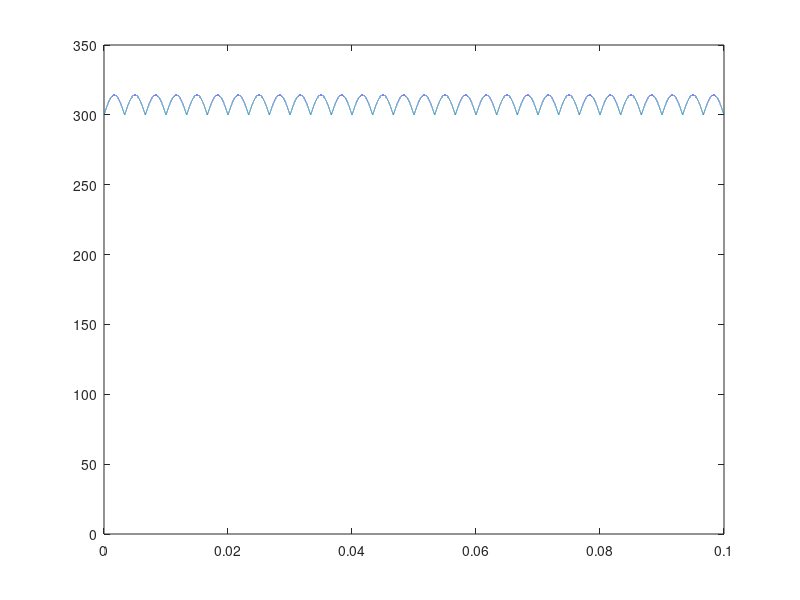
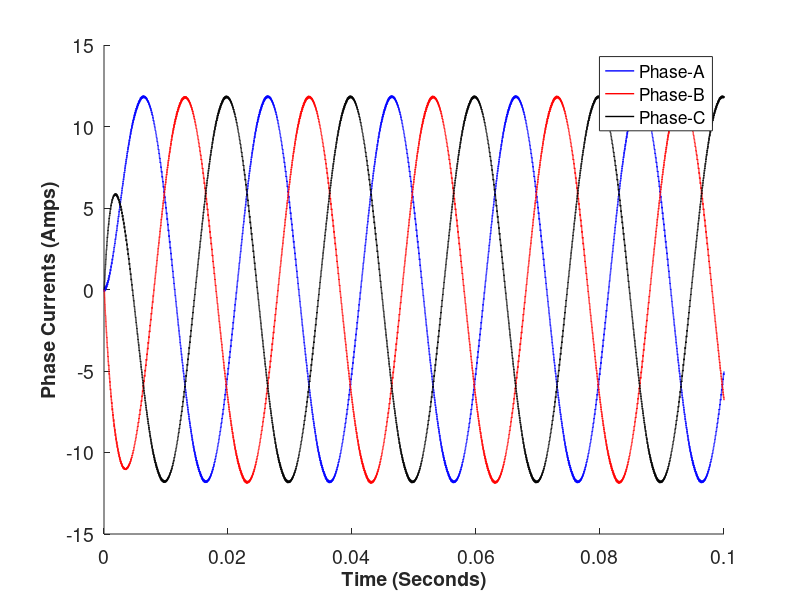
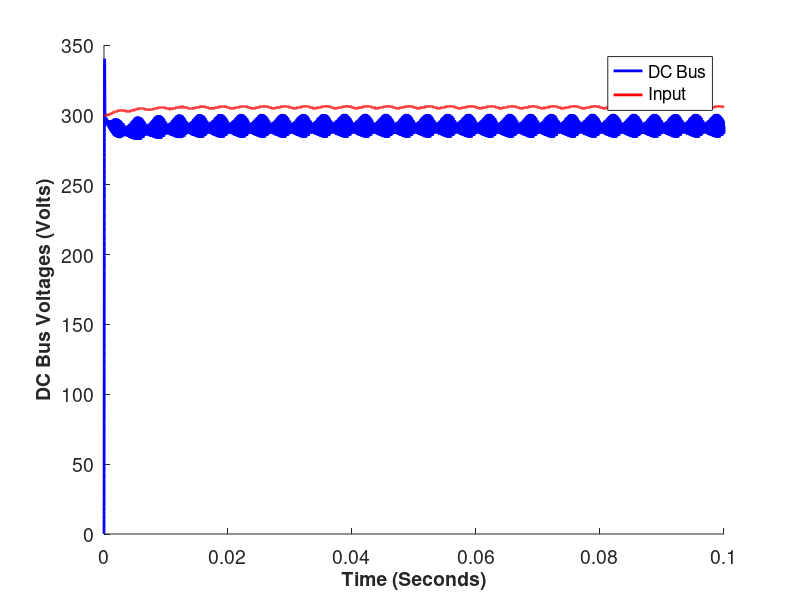
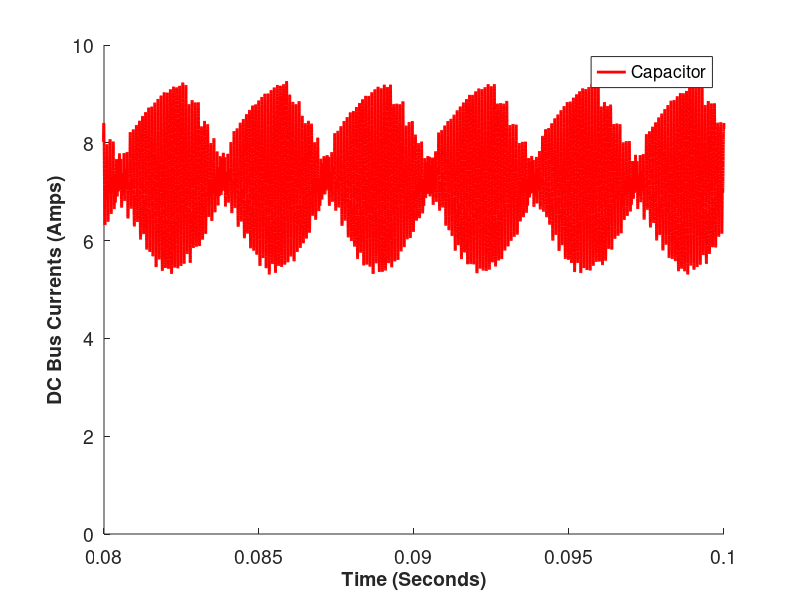

MATLAB code for these plots, in order:
tic
%%
%% Time array
Tstep = 1e-6; % s
Ts = Tstep; % s
Ripth = 0.18; % sec
Tfinal = 0.1; % s
time_array = 0:Tstep:Tfinal-Tstep;
NumberofSteps = numel(time_array);
%% Defined Parameters
DCSourceMagn = 300; % V
SixthHarmonicMagn = DCSourceMagn*(1-0.95262794416); % V
SixthHarmonicFreq = 150; % Hz
SixthHarmonicPhase = 0; % Radians
Vacrms = 220; % V
GridFreq = 50; % Hz
Cdcrec = 10e-3; % F
%% Constant Parameters
Cdc = 15e-6; % F
RA = 10; % Ohms
RB = 10; % Ohms
RC = 10; % Ohms
LA = 15e-3; % H
LB = 15e-3; % H
LC = 15e-3; % H
Rin = 2; % Ohms
Lin = 5e-5; % H
Rrec=0.5;
Lrec=1e-9;

%%

%% Generate switching signals
ma = 0.9;
fout = 50; % Hz
fsw = 10e3; % Hz
delta = 0; % Radians
VrefA = ma*sin(2*pi*fout*time_array-delta);
VrefB = ma*sin(2*pi*fout*time_array-delta-2*pi/3);
VrefC = ma*sin(2*pi*fout*time_array-delta-4*pi/3);
%Vcarrier = sawtooth(2*pi*fsw*time_array);
Vtriang = zeros(1, NumberofSteps);
for k = 1:Tfinal*fsw
   Triang_temp = triang(1/(Ts*fsw));
   Vtriang((100*(k-1)+1:k/(Tstep*fsw))) = (Triang_temp*2)-1;
end
Vcarrier = Vtriang;
SA = (VrefA > Vcarrier);
SB = (VrefB > Vcarrier);
SC = (VrefC > Vcarrier);
% SA(1:Tfinal/Tstep/10) = 0;
% SB(1:Tfinal/Tstep/10) = 0;
% SC(1:Tfinal/Tstep/10) = 0;


%% Third Harmonic Injection 
ThirdHarmonicDC= DCSourceMagn+abs(SixthHarmonicMagn*sin(2*pi*SixthHarmonicFreq.*time_array));

figure();
plot(time_array,ThirdHarmonicDC);
ylim([0 350])

%% States
PhaseACurrent = zeros(1, NumberofSteps);
PhaseCCurrent = zeros(1, NumberofSteps);
DCBusVoltage = zeros(1, NumberofSteps);
InputCurrent = zeros(1, NumberofSteps);
InputVoltage = DCSourceMagn*ones(1,NumberofSteps);

%%
%% Coefficients
Coef_isa_isa = -((RA*LB)+(RA*LC)+(RB*LC)) / ((LA*LC)+(LB*LC)+(LA*LB));
Coef_isa_isc = ((RC*LB)-(RB*LC)) / ((LA*LC)+(LB*LC)+(LA*LB));
Coef_isa_vdc = ((SA*LB)+(SA*LC)-(SB*LC)-(SC*LB)) / ((LA*LC)+(LB*LC)+(LA*LB));
Coef_isc_isa = ((RA*LB)-(RB*LA)) / ((LA*LC)+(LB*LC)+(LA*LB));
Coef_isc_isc = -((RC*LA)+(RC*LB)+(RB*LA)) / ((LA*LC)+(LB*LC)+(LA*LB));
Coef_isc_vdc = ((SC*LA)+(SC*LB)-(SA*LB)-(SB*LA)) / ((LA*LC)+(LB*LC)+(LA*LB));
Coef_vdc_isa = (SB-SA) / (Cdc);
Coef_vdc_isc = (SB-SC) / (Cdc);
Coef_vdc_iin = 1 / (Cdc);
Coef_iin_vdc = -1 / (Lin);
Coef_iin_iin = -(Rin) / (Lin);
Coef_iin_vin = 1 / (Lin);

%% Main Loop for State Calculations
PhaseACurrentPrev = 0;
PhaseCCurrentPrev = 0;
DCBusVoltagePrev  = 0;
InputCurrentPrev  = 0;
PhaseACurrentDiff = 0;
PhaseCCurrentDiff = 0;
DCBusVoltageDiff  = 0;
InputCurrentDiff  = 0;
for k = 2:NumberofSteps
    
    InputVoltage(k)= (ThirdHarmonicDC(k)/Rrec-InputCurrent(k-1)+InputVoltage(k-1)*Cdcrec/Ts)/(Cdcrec/Ts+1/Rrec);
    
    PhaseACurrentDiff = ...
        Coef_isa_isa     * PhaseACurrentPrev +...
        Coef_isa_isc     * PhaseCCurrentPrev +...
        Coef_isa_vdc(k)  * DCBusVoltagePrev  +...
        (0)              * InputCurrentPrev  +...
        (0)              * InputVoltage(k);
    
    PhaseCCurrentDiff = ...
        Coef_isc_isa     * PhaseACurrentPrev +...
        Coef_isc_isc     * PhaseCCurrentPrev +...
        Coef_isc_vdc(k)  * DCBusVoltagePrev  +...
        (0)              * InputCurrentPrev  +...
        (0)              * InputVoltage(k);
    
    DCBusVoltageDiff = ...
        Coef_vdc_isa(k)  * PhaseACurrentPrev +...
        Coef_vdc_isc(k)  * PhaseCCurrentPrev +...
        (0)              * DCBusVoltagePrev  +...
        Coef_vdc_iin     * InputCurrentPrev  +...
        (0)              * InputVoltage(k);
    
    InputCurrentDiff = ...
        (0)              * PhaseACurrentPrev +...
        (0)              * PhaseCCurrentPrev +...
        Coef_iin_vdc     * DCBusVoltagePrev  +...
        Coef_iin_iin     * InputCurrentPrev  +...
        Coef_iin_vin     * InputVoltage(k);
    
    PhaseACurrent(k) = PhaseACurrentPrev + PhaseACurrentDiff*Tstep;
    PhaseCCurrent(k) = PhaseCCurrentPrev + PhaseCCurrentDiff*Tstep;
    DCBusVoltage(k)  = DCBusVoltagePrev  + DCBusVoltageDiff *Tstep;
    InputCurrent(k)  = InputCurrentPrev  + InputCurrentDiff *Tstep;
    
    PhaseACurrentPrev = PhaseACurrent(k);
    PhaseCCurrentPrev = PhaseCCurrent(k);
    DCBusVoltagePrev  = DCBusVoltage(k);
    InputCurrentPrev  = InputCurrent(k);
end
%% Other Parameters
PhaseBCurrent = - PhaseACurrent - PhaseCCurrent;
ConverterVoltagePhaseAPhaseB = DCBusVoltage.*(SA-SB);
ConverterVoltagePhaseBPhaseC = DCBusVoltage.*(SB-SC);
ConverterVoltagePhaseCPhaseA = DCBusVoltage.*(SC-SA);
ConverterDCBusCurrent = PhaseACurrent.*SA + PhaseBCurrent.*SB + PhaseCCurrent.*SC;
DCBusCapacitorCurrent = InputCurrent - ConverterDCBusCurrent;
toc
%%
% %% Phase Currents
figure;
hold all;
plot(time_array,PhaseACurrent,'b-','Linewidth',1);
plot(time_array,PhaseBCurrent,'r-','Linewidth',1);
plot(time_array,PhaseCCurrent,'k-','Linewidth',1);
set(gca,'FontSize',14);
xlabel('Time (Seconds)','FontSize',14,'FontWeight','Bold')
ylabel('Phase Currents (Amps)','FontSize',14,'FontWeight','Bold')
%xlim([0 40e-3]);
%ylim([-1.2 1.2]);
legend({'Phase-A','Phase-B','Phase-C'},'Location','best');
%% DC Bus Voltages
figure;
hold all;
plot(time_array,DCBusVoltage,'b-','Linewidth',2);
plot(time_array,InputVoltage,'r-','Linewidth',2);
set(gca,'FontSize',14);
xlabel('Time (Seconds)','FontSize',14,'FontWeight','Bold')
ylabel('DC Bus Voltages (Volts)','FontSize',14,'FontWeight','Bold')
%xlim([0 40e-3]);
%ylim([-1.2 1.2]);
legend({'DC Bus','Input'},'Location','best');
%% DC Bus Currents
figure;
hold all;
%plot(time_array,DCBusCapacitorCurrent,'b-','Linewidth',2);
%plot(time_array,ConverterDCBusCurrent,'k-','Linewidth',2);
plot(time_array,InputCurrent,'r-','Linewidth',2);
set(gca,'FontSize',14);
xlabel('Time (Seconds)','FontSize',14,'FontWeight','Bold')
ylabel('DC Bus Currents (Amps)','FontSize',14,'FontWeight','Bold')
xlim([0.08 0.1]);
ylim([0 10]);
legend({'Capacitor','Converter','Input'},'Location','best');
% % Verification figures

%%
toc

